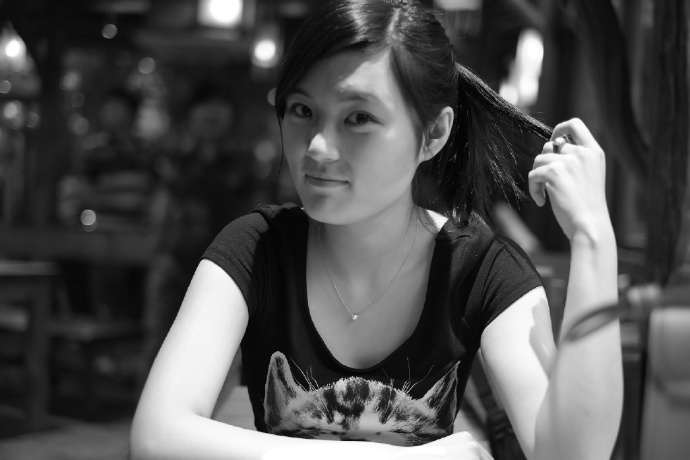
#> input picture ailurus1991/0000/test.jpg, 690 x 460 px
$ python main.py   (Python 2 division)
#> lines starting #> are read from the running program, lines starting #| are printed output that depends on the picture
#!/usr/bin/env python
# -*- coding: utf-8 -*-
__author__ = 'jinyang'

from PIL import Image
from PIL import ImageDraw
from PIL import ImageFont


def imageWriter(filePath, number = 1):
#> called with filePath = 'test.jpg', number = 1
    img = Image.open(filePath)
#> img is the input picture: PIL image 690x460 RGB; mean R, G, B 79.9, 79.9, 79.9
    size = img.size
#> size = (690, 460)
    # set the font size
    fontSize = size[1] / 4
#> fontSize = 115
    draw = ImageDraw.Draw(img)
    # create a font instance
    ttFont = ImageFont.truetype("/Library/Fonts/Skia.ttf", fontSize)
    draw.text((size[0]-fontSize, 0), str(number), font=ttFont)
    img.show()
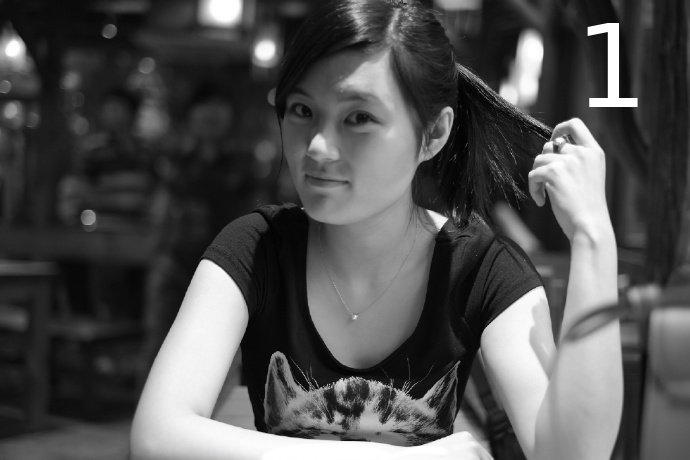
#> shown: PIL image 690x460 RGB; mean R, G, B 81, 81, 81

print imageWriter("test.jpg")
